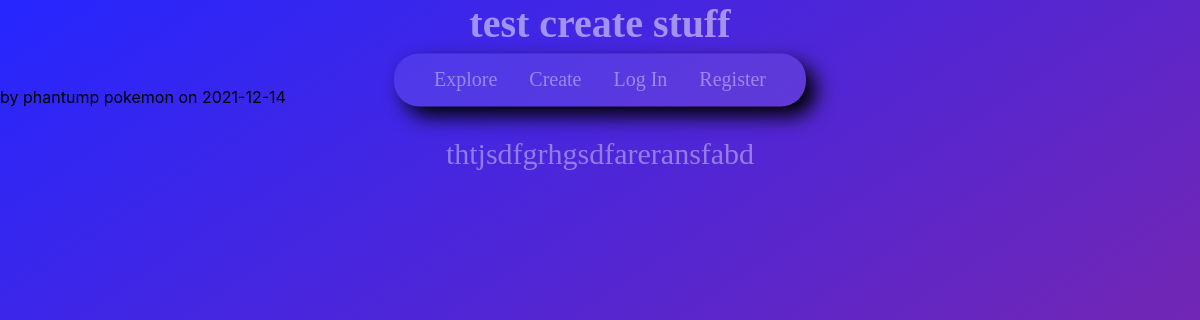
Screenshot of /21 with the database file from the repository.
### tables this page shows
CREATE TABLE post (
  id INTEGER PRIMARY KEY AUTOINCREMENT,
  author_id INTEGER NOT NULL,
  created TIMESTAMP NOT NULL DEFAULT CURRENT_TIMESTAMP,
  title TEXT NOT NULL,
  body TEXT NOT NULL,
  FOREIGN KEY (author_id) REFERENCES user (id)
);

CREATE TABLE user (
  id INTEGER PRIMARY KEY AUTOINCREMENT,
  username TEXT UNIQUE NOT NULL,
  password TEXT NOT NULL,
  first TEXT NOT NULL,
  last TEXT NOT NULL

);

### app/blog.py (the view)
@bp.route("/<int:id>")
def view(id):
    post = get_my_post(id)
    return render_template("blog/view.html", post=post);

### app/auth.py (called while the page is built)
@bp.before_app_request
def load_logged_in_user():
    user_id = session.get("user_id")
    if user_id is None:
        g.user = None
    else:
        g.user = get_db().execute("SELECT * FROM user WHERE id = ?", (user_id,)).fetchone()

### app/blog.py (called while the page is built)
def get_my_post(id):
    db = get_db()
    query = """SELECT post.id, title, body, created, author_id, username, first, last
            FROM post JOIN user ON post.author_id = user.id
            WHERE post.id = ?"""
    post = db.execute(query, (id,)).fetchone()
    if post is None:
        abort(404, f"Post id {id} doesn't exist.") # Not Found
    return post

### app/db.py (called while the page is built)
def get_db():
    if "db" not in g: # see if the db is loaded into the g namespace to use
        g.db = sqlite3.connect(
            current_app.config["DATABASE"], detect_types=sqlite3.PARSE_DECLTYPES
        )
        g.db.row_factory = sqlite3.Row
    return g.db

### app/templates/blog/view.html (shortened to what this page needs)
{% extends 'base.html' %}
{% block header %}
<link rel="stylesheet" href="{{ url_for('static',filename ='form_style.css') }}">
    <article class="post">
      <header>
        <div>
          <h1 class="action" href="{{ url_for('blog.view', id=post['id']) }}">{{ post['title'] }}</h1>
          <div class="about">by {{ post['first'] }} {{ post['last'] }} on {{ post['created'].strftime('%Y-%m-%d') }}</div>
        </div>
      </header>
      <p class="body">{{ post['body'] }}</p>
    </article>
{% endblock %}

### app/static/form_style.css (style rules this page uses)
p { font-family: "Sans-serif", Verdana; text-align: center; color: rgba(256, 256, 256, 0.4); font-size: 30px; margin-bottom: 2px; transition-duration: 0.4s; }
h1 { font-family: "Sans-serif", Verdana; text-align: center; color: rgba(256, 256, 256, 0.5); font-size: 40px; padding-left: min(10px); padding-right: min(10px); }

### rows the page displays
post: title "test create stuff", created "2021-12-14", body "thtjsdfgrhgsdfareransfabd"
user: first "phantump", last "pokemon"
